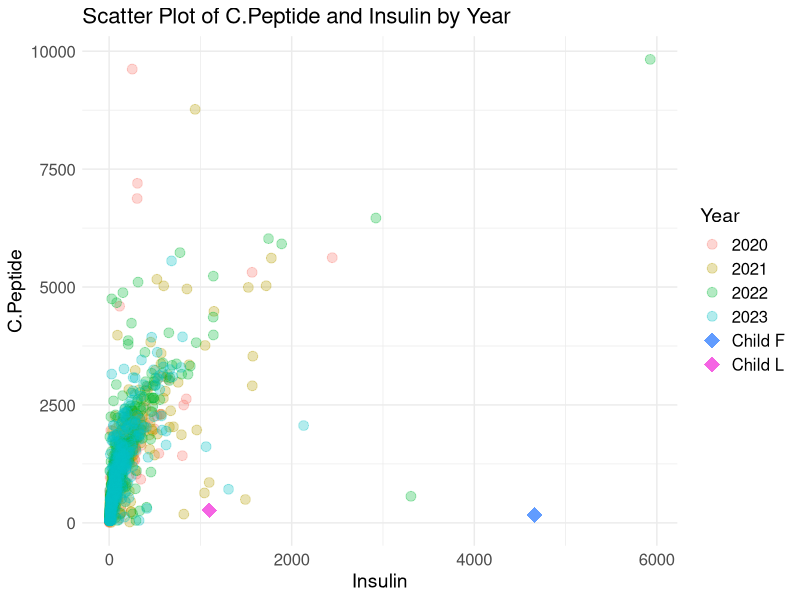
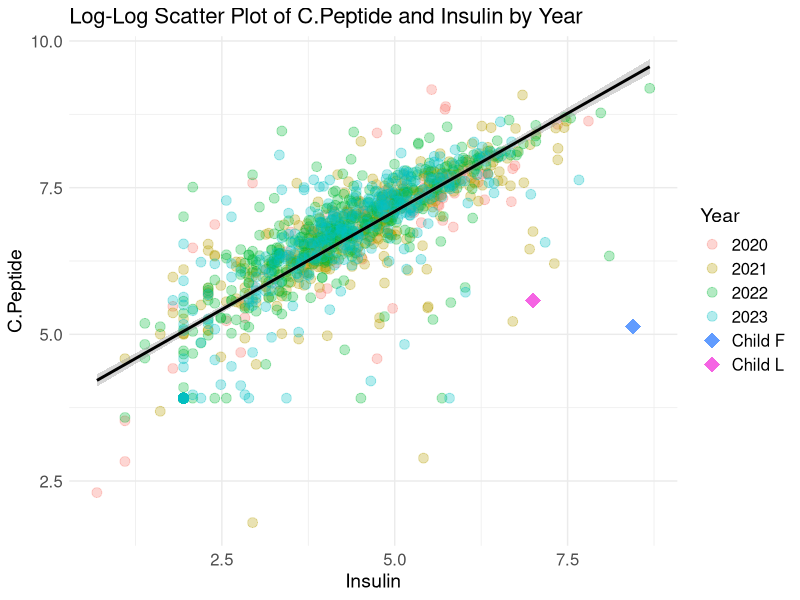
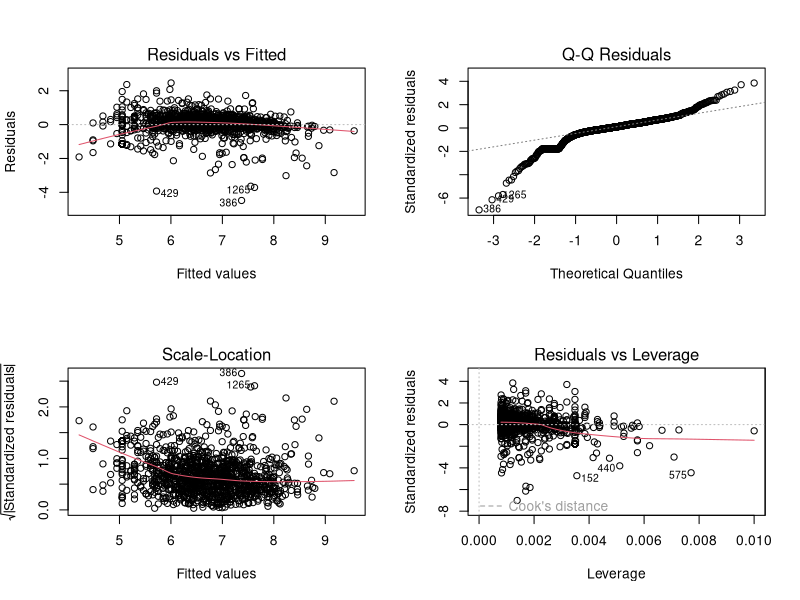
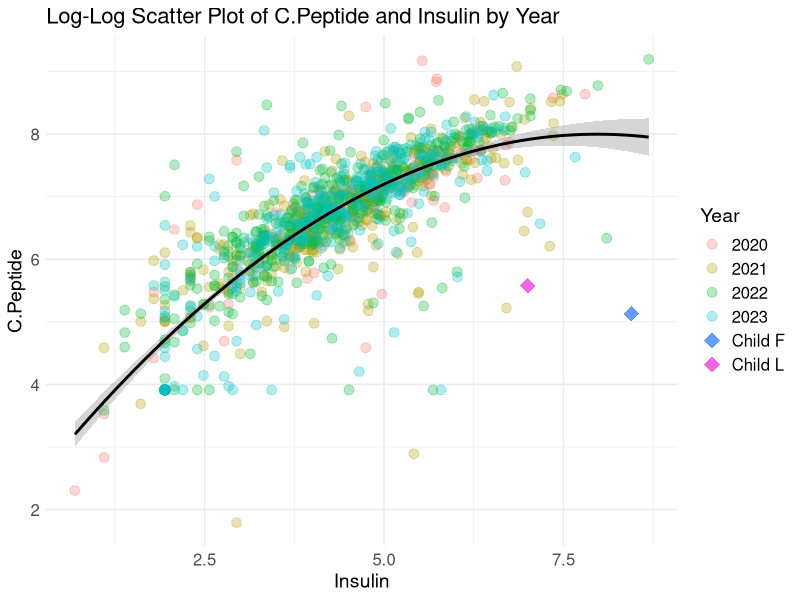
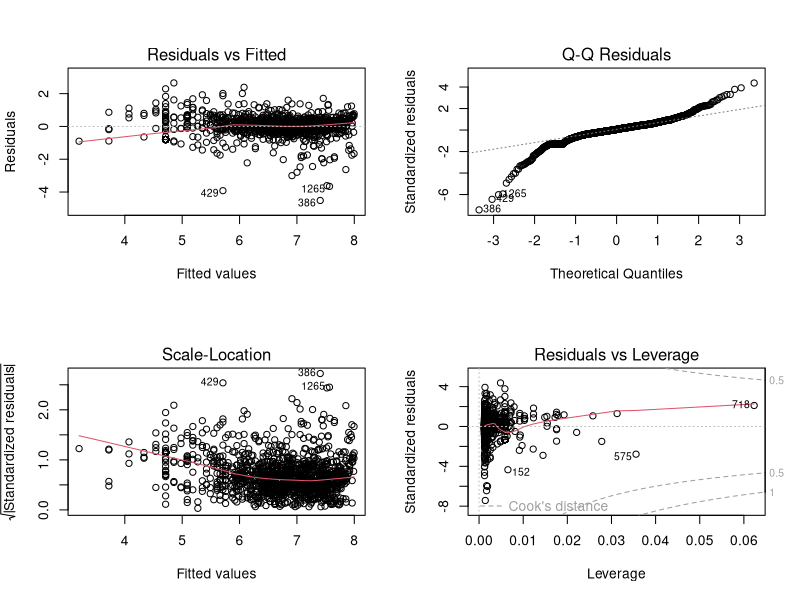

Generate these figures, in order, with R:
data = read.csv(file = "./SEM2/Project1/Data/CPepIns.csv")

set.seed(42)

# rebuild data
data$C.Peptide <- as.numeric(data$C.Peptide)
# data$C.Peptide[is.na(data$C.Peptide)] <- sample(1:4, 
#                                                 sum(is.na(data$C.Peptide)), replace = TRUE)
# 
data$Insulin <- as.numeric(data$Insulin)
# data$Insulin[is.na(data$Insulin)] <- 1e-20

data <- data[!is.na(data$C.Peptide) & !is.na(data$Insulin), ]

child.F.Insulin <- 4657
child.L.Insulin <- 1099

child.F.C.Peptide <- 169
child.L.C.Peptide <- 264

children <- data.frame(
  C.Peptide = c(child.F.C.Peptide, child.L.C.Peptide),
  Insulin = c(child.F.Insulin, child.L.Insulin),
  Year = c("Child F", "Child L")
)

# do visualization
library(ggplot2)

ggplot(data = data, aes(x = Insulin, y = C.Peptide, color = factor(Year))) +
  geom_point(size = 3, alpha = 0.3) +
  geom_point(
    data = children, 
    aes(x = Insulin, y = C.Peptide), 
    size = 5, shape = 18
    ) +
  # geom_text(
  #   data = children, 
  #   aes(x = Insulin, y = C.Peptide, label = Year), 
  #   color = "black", 
  #   size = 5, 
  #   vjust = -1
  # ) +
  # scale_color_brewer(palette = "Set1") +
  # scale_x_log10() +
  # scale_y_log10() +
  labs(
    title = "Scatter Plot of C.Peptide and Insulin by Year",
    x = "Insulin",
    y = "C.Peptide",
    color = "Year"
  ) +
  theme_minimal() +
  theme(
    plot.title = element_text(size = 16),
    axis.title.x = element_text(size = 14),
    axis.title.y = element_text(size = 14),
    axis.text.x = element_text(size = 12),
    axis.text.y = element_text(size = 12),
    legend.title = element_text(size = 14),
    legend.text = element_text(size = 12)
  )

# clean data
library(dplyr)

# func_cleandata <- function(data, mode = "NULL"){
#   
#   logcol1 <- log(data$C.Peptide)
#   logcol2 <- log(data$Insulin)
#   
#   if (mode == "log") {
# 
#     lb1_log <- mean(logcol1) - 3 * sd(logcol1)
#     ub1_log <- mean(logcol1) + 3 * sd(logcol1)
#     
#     lb2_log <- mean(logcol2) - 3 * sd(logcol2)
#     ub2_log <- mean(logcol2) + 3 * sd(logcol2)
#     
#     alarm(logcol1)
#     alarm(lb1_log)
#     
#     clean_data <- data %>%
#       filter(logcol1 >= lb1_log & logcol1 <= ub1_log) %>%
#       filter(logcol2 >= lb2_log & logcol2 <= ub2_log)
#     
#   } else if (mode == "IQR") {
# 
#     IQR1 <- IQR(data$C.Peptide)
#     Q1_1 <- quantile(data$C.Peptide, 0.25)
#     Q3_1 <- quantile(data$C.Peptide, 0.75)
#     lb1 <- Q1_1 - 1.5 * IQR1
#     ub1 <- Q3_1 + 1.5 * IQR1
#     
#     IQR2 <- IQR(data$Insulin)
#     Q1_2 <- quantile(data$Insulin, 0.25)
#     Q3_2 <- quantile(data$Insulin, 0.75)
#     lb2 <- Q1_2 - 1.5 * IQR2
#     ub2 <- Q3_2 + 1.5 * IQR2
#     
#     clean_data <- data %>%
#       filter(C.Peptide >= lb1 & C.Peptide <= ub1) %>%
#       filter(Insulin >= lb2 & Insulin <= ub2)
#     
#   } else {
#     
#     stop("Not Implement. Please choose either 'log' or 'IQR'.")
#     
#   }
#   
#   return(clean_data)
# }

# clean_data <- func_cleandata(data, mode = "IQR")
clean_data <- data

ggplot(data = clean_data, aes(x = log(Insulin), y = log(C.Peptide), color = factor(Year))) +
  geom_point(size = 3, alpha = 0.3) +
  geom_smooth(method = "lm", formula = y ~ x, se = TRUE, color = "black") +
  geom_point(
    data = children, 
    aes(x = log(Insulin), y = log(C.Peptide)), 
    size = 5, shape = 18
  ) +
  # scale_x_log10() +
  # scale_y_log10() +
  labs(
    title = "Log-Log Scatter Plot of C.Peptide and Insulin by Year",
    x = "Insulin",
    y = "C.Peptide",
    color = "Year"
  ) +
  theme_minimal() +
  theme(
    plot.title = element_text(size = 16),
    axis.title.x = element_text(size = 14),
    axis.title.y = element_text(size = 14),
    axis.text.x = element_text(size = 12),
    axis.text.y = element_text(size = 12),
    legend.title = element_text(size = 14),
    legend.text = element_text(size = 12)
  )

# 3. judge the childrens

test_children <- data.frame(
  Insulin = c(child.F.Insulin, child.L.Insulin)
)

model = lm(data = clean_data, log(C.Peptide) ~ log(Insulin))
summary(model)

# plot(log(C.Peptide) ~ log(Insulin), data = clean_data, main = "Log-Log Regression Line",
#      xlab = "log(Insulin)", ylab = "log(C.Peptide)", pch = 19, col = "blue")
# 
# abline(model)

par(mfrow = c(2, 2))
plot(model)

cbind(
  C.Peptide = c(child.F.C.Peptide, child.L.C.Peptide),
  test_children,
  C.Peptide.pred = exp(coef(model)[1] + log(test_children$Insulin) * coef(model)[2])
)

cbind(
  C.Peptide = log(c(child.F.C.Peptide, child.L.C.Peptide)),
  log(test_children),
  C.Peptide.pred = coef(model)[1] + log(test_children$Insulin) * coef(model)[2]
)

# 4. find best model
# gamma_model <- glm(log(C.Peptide) ~ log(Insulin), data = clean_data, family = Gamma(link = "log"))
# summary(gamma_model)
# 
# par(mfrow = c(2, 2))
# plot(gamma_model)
# 
# cbind(
#   C.Peptide = c(child.F., child.L.),
#   test_children, 
#   C.Peptide.pred = exp(predict(gamma_model, log(test_children)))
# )
# 
# cbind(
#   C.Peptide =log(c(child.F., child.L.)),
#   log(test_children), 
#   C.Peptide.pred = predict(gamma_model, log(test_children))
# )

ggplot(data = clean_data, aes(x = log(Insulin), y = log(C.Peptide), color = factor(Year))) +
  geom_point(size = 3, alpha = 0.3) +
  geom_smooth(method = "lm", formula = y ~ x + I(x^2), se = TRUE, color = "black") +
  geom_point(
    data = children, 
    aes(x = log(Insulin), y = log(C.Peptide)), 
    size = 5, shape = 18
  ) +
  # scale_x_log10() +
  # scale_y_log10() +
  labs(
    title = "Log-Log Scatter Plot of C.Peptide and Insulin by Year",
    x = "Insulin",
    y = "C.Peptide",
    color = "Year"
  ) +
  theme_minimal() +
  theme(
    plot.title = element_text(size = 16),
    axis.title.x = element_text(size = 14),
    axis.title.y = element_text(size = 14),
    axis.text.x = element_text(size = 12),
    axis.text.y = element_text(size = 12),
    legend.title = element_text(size = 14),
    legend.text = element_text(size = 12)
  )

# 3. judge the childrens

model = lm(data = clean_data, log(C.Peptide) ~ log(Insulin) + I(log(Insulin)^2))
summary(model)

# plot(log(C.Peptide) ~ log(Insulin), data = clean_data, main = "Log-Log Regression Line",
#      xlab = "log(Insulin)", ylab = "log(C.Peptide)", pch = 19, col = "blue")
# 
# abline(model)

par(mfrow = c(2, 2))
plot(model)

cbind(
  C.Peptide = c(child.F.C.Peptide, child.L.C.Peptide),
  test_children,
  C.Peptide.pred = exp(coef(model)[1] + log(test_children$Insulin) * coef(model)[2] + log(test_children$Insulin) ^ 2 * coef(model)[3])
)

cbind(
  C.Peptide = log(c(child.F.C.Peptide, child.L.C.Peptide)),
  log(test_children),
  C.Peptide.pred = coef(model)[1] + log(test_children$Insulin) * coef(model)[2] + log(test_children$Insulin) ^ 2 * coef(model)[3]
)
